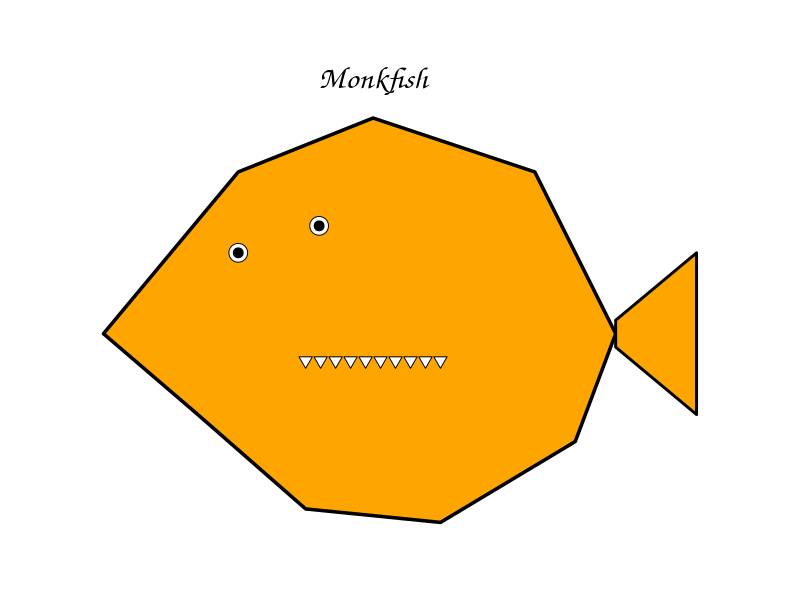

Source code (R):
# A silly R plot that *looks like a monkfish*
# This uses ggplot2 shapes, polygons, and annotations to fake a monkfish silhouette.

library(ggplot2)
library(dplyr)

plot_monkfish_shape <- function() {
  
  # Body polygon (blobby monkfish shape)
  body <- tibble(
    x = c(-2, -1, 0, 1.2, 1.8, 1.5, 0.5, -0.5, -1.3, -2),
    y = c(0, 1.2, 1.6, 1.2, 0, -0.8, -1.4, -1.3, -0.6, 0)
  )
  
  # Tail
  tail <- tibble(
    x = c(1.8, 2.4, 2.4, 1.8),
    y = c(0.1, 0.6, -0.6, -0.1)
  )
  
  # Eyes
  eyes <- tibble(
    x = c(-1, -0.4),
    y = c(0.6, 0.8)
  )
  
  # Teeth as small downward triangles
  teeth <- tibble(
    x = seq(-0.5, 0.5, length.out = 10),
    y = rep(-0.2, 10)
  )
  
  ggplot() +
    geom_polygon(data = body, aes(x, y), fill = "orange", color = "black", linewidth = 1.2) +
    geom_polygon(data = tail, aes(x, y), fill = "orange", color = "black", linewidth = 1) +
    geom_point(data = eyes, aes(x, y), size = 6, shape = 21, fill = "white") +
    geom_point(data = eyes, aes(x, y), size = 3) +
    geom_point(data = teeth, aes(x, y), shape = 25, size = 3, fill = "white") +
    annotate("text", x = 0, y = 1.9, label = "Monkfish", size = 8, family = "Comic Sans MS") +
    coord_equal() +
    theme_void() +
    theme(plot.margin = margin(40,40,40,40))
}

# Example:
p <- plot_monkfish_shape()
print(p)